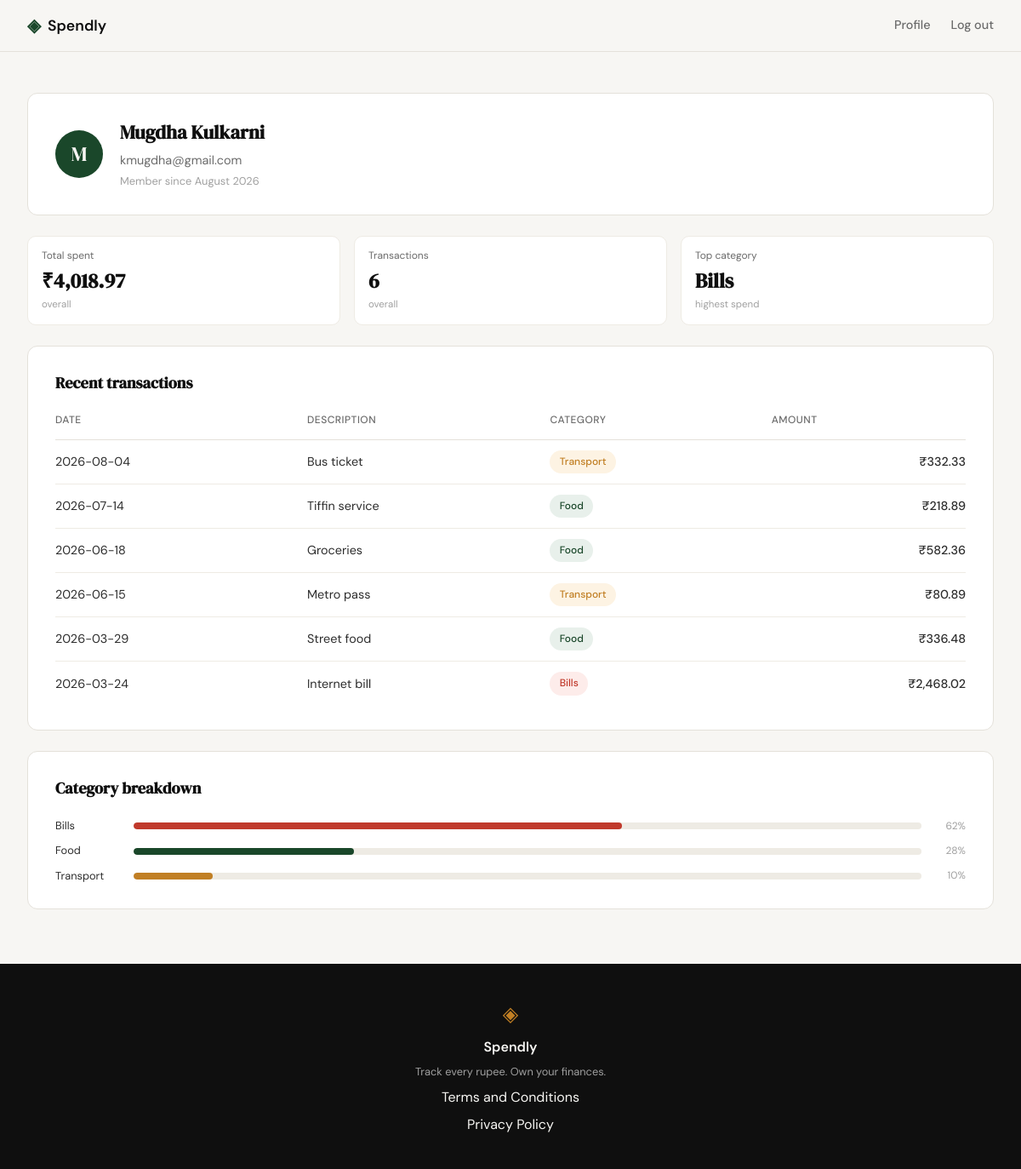
Screenshot of /profile (signed in) with the database file from the repository.
### tables this page shows
CREATE TABLE users (
            id            INTEGER PRIMARY KEY AUTOINCREMENT,
            name          TEXT    NOT NULL,
            email         TEXT    NOT NULL UNIQUE,
            password_hash TEXT    NOT NULL,
            created_at    TEXT    DEFAULT (datetime('now'))
        );

CREATE TABLE expenses (
            id          INTEGER PRIMARY KEY AUTOINCREMENT,
            user_id     INTEGER NOT NULL REFERENCES users(id),
            amount      REAL    NOT NULL,
            category    TEXT    NOT NULL,
            date        TEXT    NOT NULL,
            description TEXT,
            created_at  TEXT    DEFAULT (datetime('now'))
        );

### app.py (the view)
@app.route("/profile")
def profile():
    if not session.get("user_id"):
        return redirect(url_for("login"))
    user_id = session["user_id"]
    if get_user_by_id(user_id) is None:
        abort(404)
    user = queries.get_user_by_id(user_id)
    summary = queries.get_summary_stats(user_id)
    transactions = queries.get_recent_transactions(user_id)
    categories = queries.get_category_breakdown(user_id)
    return render_template(
        "profile.html",
        user=user,
        summary=summary,
        transactions=transactions,
        categories=categories,
    )

### database/db.py (called while the page is built)
def get_db():
    conn = sqlite3.connect(
        DB_PATH,
        timeout=10,
    )
    conn.row_factory = sqlite3.Row
    conn.execute("PRAGMA foreign_keys = ON")
    conn.execute("PRAGMA busy_timeout = 10000")
    return conn

def get_user_by_id(user_id):
    with get_db() as db:
        return get_db().execute(
            """
            SELECT id, name, email, password_hash, created_at
            FROM users
            WHERE id = ?
            """,
            (user_id,),
        ).fetchone()

### database/queries.py (called while the page is built)
def get_user_by_id(user_id):
    with get_db() as conn:
        row = conn.execute(
            "SELECT name, email, created_at FROM users WHERE id = ?",
            (user_id,),
        ).fetchone()
    if row is None:
        return None
    created_at = datetime.strptime(row["created_at"], "%Y-%m-%d %H:%M:%S")
    member_since = created_at.strftime("%B %Y")  # e.g. "January 2026"
    return {
        "name": row["name"],
        "email": row["email"],
        "member_since": member_since,
    }

def get_recent_transactions(user_id, limit=10):
    with get_db() as conn:
        rows = conn.execute(
            """
            SELECT date, description, category, amount
            FROM expenses
            WHERE user_id = ?
            ORDER BY date DESC, id DESC
            LIMIT ?
            """,
            (user_id, limit),
        ).fetchall()
    return [
        {
            "date": row["date"],
            "description": row["description"],
            "category": row["category"],
            "amount": row["amount"],
        }
        for row in rows
    ]

def get_category_breakdown(user_id):
    with get_db() as conn:
        rows = conn.execute(
            """
            SELECT category, SUM(amount) AS amount
            FROM expenses
            WHERE user_id = ?
            GROUP BY category
            ORDER BY amount DESC
            """,
            (user_id,),
        ).fetchall()
    if not rows:
        return []
    grand_total = sum(row["amount"] for row in rows)
    breakdown = []
    running_pct = 0
    for row in rows:
        raw_pct = (row["amount"] / grand_total) * 100
        pct = int(round(raw_pct))
        breakdown.append({"name": row["category"], "amount": row["amount"], "pct": pct})
        running_pct += pct
    remainder = 100 - running_pct
    breakdown[0]["pct"] += remainder
    return breakdown

### templates/profile.html (shortened to what this page needs)
{% extends "base.html" %}
{% block content %}
<section class="profile-section">
    <div class="profile-inner">
        <div class="profile-info-card">
            <div class="profile-avatar">{{ user.name[0]|upper }}</div>
            <div class="profile-info-details">
                <h1 class="profile-name">{{ user.name }}</h1>
                <p class="profile-email">{{ user.email }}</p>
                <p class="profile-since">Member since {{ user.member_since }}</p>
            </div>
        </div>
        <div class="profile-stats">
            <div class="stat-tile">
                <div class="stat-tile-label">Total spent</div>
                <div class="stat-tile-value">₹{{ "{:,.2f}".format(summary.total_spent) }}</div>
                <div class="stat-tile-meta">overall</div>
            </div>
            <div class="stat-tile">
                <div class="stat-tile-label">Transactions</div>
                <div class="stat-tile-value">{{ summary.transaction_count }}</div>
                <div class="stat-tile-meta">overall</div>
            </div>
            <div class="stat-tile">
                <div class="stat-tile-label">Top category</div>
                <div class="stat-tile-value">{{ summary.top_category }}</div>
                <div class="stat-tile-meta">highest spend</div>
            </div>
        </div>
        <div class="profile-panel">
            <h2 class="profile-panel-title">Recent transactions</h2>
            <table class="profile-table">
                <thead>
                    <tr>
                        <th>Date</th>
                        <th>Description</th>
                        <th>Category</th>
                        <th class="profile-table-amount">Amount</th>
                    </tr>
                </thead>
                <tbody>
                    {% for tx in transactions %}
                    <tr>
                        <td>{{ tx.date }}</td>
                        <td>{{ tx.description }}</td>
                        <td><span class="category-badge category-badge-{{ tx.category|lower }}">{{ tx.category }}</span></td>
                        <td class="profile-table-amount">₹{{ "{:,.2f}".format(tx.amount) }}</td>
                    </tr>
                    {% endfor %}
                </tbody>
            </table>
        </div>
        <div class="profile-panel">
            <h2 class="profile-panel-title">Category breakdown</h2>
            <div class="stat-bars profile-breakdown">
                {% for cat in categories %}
                <div class="stat-bar-row">
                    <span class="stat-bar-cat">{{ cat.name }}</span>
                    <div class="stat-bar-track">
                        <div class="stat-bar category-bar-{{ cat.name|lower }}" style="width: {{ cat.pct }}%"></div>
                    </div>
                    <span class="stat-bar-pct">{{ cat.pct }}%</span>
                </div>
                {% endfor %}
            </div>
        </div>
    </div>
</section>
{% endblock %}

### static/css/style.css (style rules this page uses)
:root { --ink: #0f0f0f; --ink-soft: #2d2d2d; --ink-muted: #6b6b6b; --ink-faint: #a0a0a0; --paper: #f7f6f3; --paper-warm: #f0ede6; --paper-card: #ffffff; --accent: #1a472a; --accent-light: #e8f0eb; --accent-2: #c17f24; --accent-2-light: #fdf3e3; --danger: #c0392b; --danger-light: #fdecea; --border: #e4e1da; --border-soft: #eeebe4; --font-display: 'DM Serif Display', Georgia, serif; --font-body: 'DM Sans', system-ui, sans-serif; --max-width: 1200px; --auth-width: 440px; --radius-sm: 6px; --radius-md: 12px; --radius-lg: 20px; }
*, *::before, *::after { box-sizing: border-box; margin: 0; padding: 0; }
html { font-size: 16px; scroll-behavior: smooth; }
body { background: var(--paper); color: var(--ink); font-family: var(--font-body); font-size: 1rem; line-height: 1.6; -webkit-font-smoothing: antialiased; }
.stat-tile { background: var(--paper-card); border: 1px solid var(--border-soft); border-radius: 10px; padding: 0.85rem 1rem; }
.stat-tile-label { font-size: 0.75rem; color: var(--ink-muted); margin-bottom: 0.4rem; }
.stat-tile-value { font-family: var(--font-display); font-size: 1.5rem; font-weight: 700; color: var(--ink); line-height: 1.1; margin-bottom: 0.35rem; }
.stat-tile-meta { font-size: 0.72rem; color: var(--ink-faint); }
.stat-bars { background: var(--paper-card); border: 1px solid var(--border-soft); border-radius: 10px; padding: 0.9rem 1rem; display: flex; flex-direction: column; gap: 0.55rem; }
.stat-bar-row { display: grid; grid-template-columns: 60px 1fr; align-items: center; gap: 0.75rem; }
.stat-bar-cat { font-size: 0.8rem; color: var(--ink-soft); }
.stat-bar-track { height: 8px; background: var(--border-soft); border-radius: 999px; overflow: hidden; }
.stat-bar { height: 100%; border-radius: 999px; }
.profile-section { padding: 3rem 2rem 4rem; }
.profile-inner { max-width: var(--max-width); margin: 0 auto; display: flex; flex-direction: column; gap: 1.5rem; }
.profile-info-card { background: var(--paper-card); border: 1px solid var(--border); border-radius: var(--radius-md); padding: 1.75rem 2rem; display: flex; align-items: center; gap: 1.25rem; }
.profile-avatar { width: 56px; height: 56px; flex-shrink: 0; border-radius: 50%; background: var(--accent); color: var(--paper); font-family: var(--font-display); font-size: 1.5rem; display: flex; align-items: center; justify-content: center; }
.profile-name { font-family: var(--font-display); font-size: 1.4rem; color: var(--ink); margin-bottom: 0.2rem; }
.profile-email { font-size: 0.9rem; color: var(--ink-muted); margin-bottom: 0.2rem; }
.profile-since { font-size: 0.8rem; color: var(--ink-faint); }
.profile-stats { display: grid; grid-template-columns: repeat(3, 1fr); gap: 1rem; }
.profile-panel { background: var(--paper-card); border: 1px solid var(--border); border-radius: var(--radius-md); padding: 1.75rem 2rem; }
.profile-panel-title { font-family: var(--font-display); font-size: 1.15rem; color: var(--ink); margin-bottom: 1.25rem; }
.profile-table { width: 100%; border-collapse: collapse; font-size: 0.9rem; }
.profile-table th { text-align: left; font-size: 0.75rem; font-weight: 500; color: var(--ink-muted); text-transform: uppercase; letter-spacing: 0.04em; padding-bottom: 0.75rem; border-bottom: 1px solid var(--border); }
.profile-table td { padding: 0.75rem 0; border-bottom: 1px solid var(--border-soft); color: var(--ink-soft); }
.profile-table tr:last-child td { border-bottom: none; }
.profile-table-amount { text-align: right; font-variant-numeric: tabular-nums; color: var(--ink); font-weight: 500; }
.profile-breakdown { padding: 0; border: none; }
.stat-bar-pct { font-size: 0.75rem; color: var(--ink-faint); font-variant-numeric: tabular-nums; min-width: 32px; text-align: right; }
.profile-breakdown .stat-bar-row { grid-template-columns: 80px 1fr 40px; }
.category-badge { display: inline-block; font-size: 0.75rem; font-weight: 500; padding: 0.25rem 0.7rem; border-radius: 999px; }
.category-badge-food { background: var(--accent-light); color: var(--accent); }
.category-badge-transport { background: var(--accent-2-light); color: var(--accent-2); }
.category-badge-bills { background: var(--danger-light); color: var(--danger); }
.category-bar-food { background: var(--accent); }
.category-bar-transport { background: var(--accent-2); }
.category-bar-bills { background: var(--danger); }

### rows the page displays
users: name "M", name "Mugdha Kulkarni", email "kmugdha@gmail.com"
expenses: top_category "Bills", date "2026-03-24", description "Internet bill", category "Bills", amount "2,468.02"
expenses: date "2026-08-04", description "Bus ticket", category "Transport", amount "332.33"
expenses: date "2026-07-14", description "Tiffin service", category "Food", amount "218.89"
expenses: date "2026-06-18", description "Groceries", category "Food", amount "582.36"
expenses: date "2026-06-15", description "Metro pass", category "Transport", amount "80.89"
expenses: date "2026-03-29", description "Street food", category "Food", amount "336.48"

### other values shown
{{ user.member_since }} "August 2026"
{{ "{:,.2f}".format(summary.total_spent) }} "4,018.97"
{{ summary.transaction_count }} "6"
{{ cat.name }} "Bills" "Food" "Transport"
{{ cat.pct }} "62" "28" "10"
